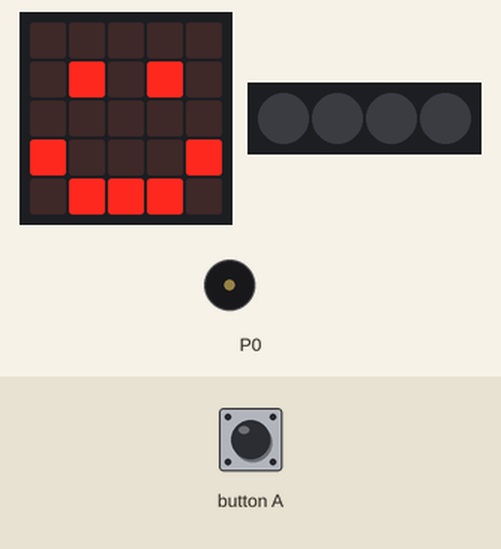
The program below on a simulated BBC micro:bit (MakeCode). Parts: the board's 5×5 LED display, 4 RGB LEDs in strip order, left to right, buzzer (waves = sounding). The test bench sets the inputs (shaded band). Dim RGB values are drawn brighter than linear.

Above: at 1.8 s.
1.9 s: button A pressed for 0.15 s
At 3.4 s:
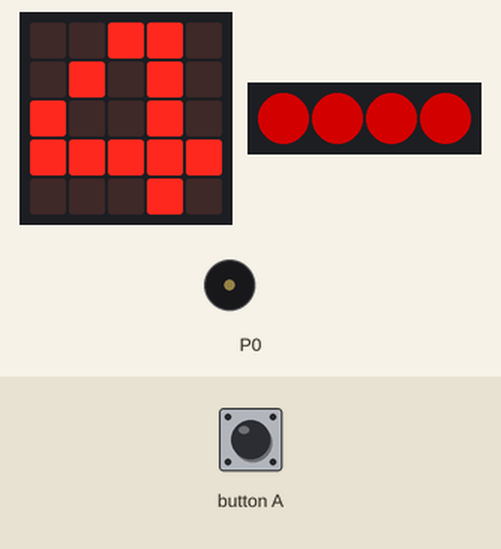
At 4.2 s:
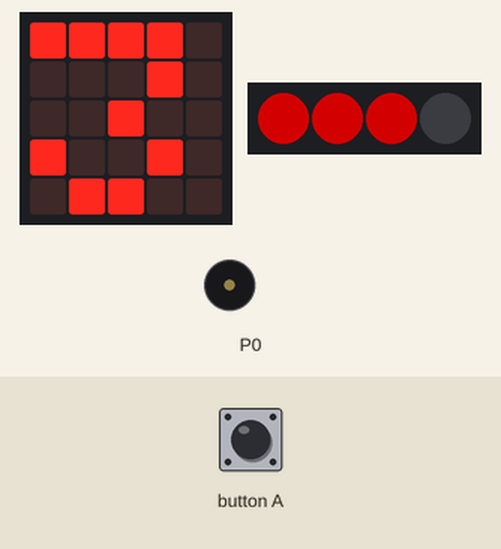
Timing chart, 0 to 12.9 s (numbered marks = the images above; inputs shaded):
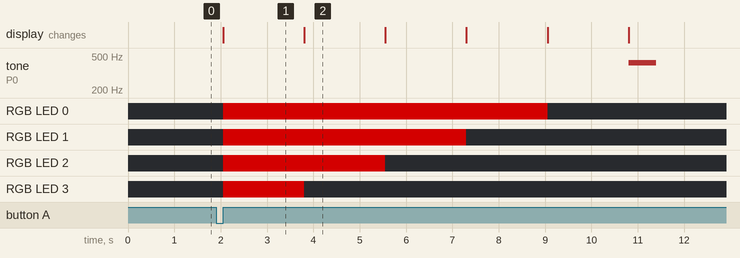

The program:

main.ts
```typescript
// (licence header left out)
// Variable creation
const myStrip: neopixel.Strip = neopixel.create(DigitalPin.P16, 4, NeoPixelMode.RGB)
let stripCount = 4 // This tracks how many LEDs should be ON

// Clean up
basic.showIcon(IconNames.Happy)
myStrip.showColor(neopixel.colors(NeoPixelColors.Black))
myStrip.show()

//Input for timer
input.onButtonPressed(Button.A, function () {
    stripCount = 4

    while (stripCount >= 0) {
        //clear neopixels
        myStrip.clear()

        //timer
        const currentRange = myStrip.range(0, stripCount)
        currentRange.showColor(neopixel.colors(NeoPixelColors.Red))
        basic.showNumber(stripCount)
        myStrip.show()
        basic.pause(1000)
        stripCount = stripCount - 1
    }

    //Beep and return to icon
    music.ringTone(Note.GSharp)
    basic.showIcon(IconNames.Happy)
    music.stopAllSounds()
})
```

Measured:
- after the input at 1.9 s, tone on P0: silent → 415 Hz after 8.9 s, → silent 0.60 s later; RGB LED 0: off → RGB(127, 0, 0) after 0.15 s, → off 7.0 s later
- what the display in image 1 shows lasts 1.7 s, from 2.1 s to 3.8 s
